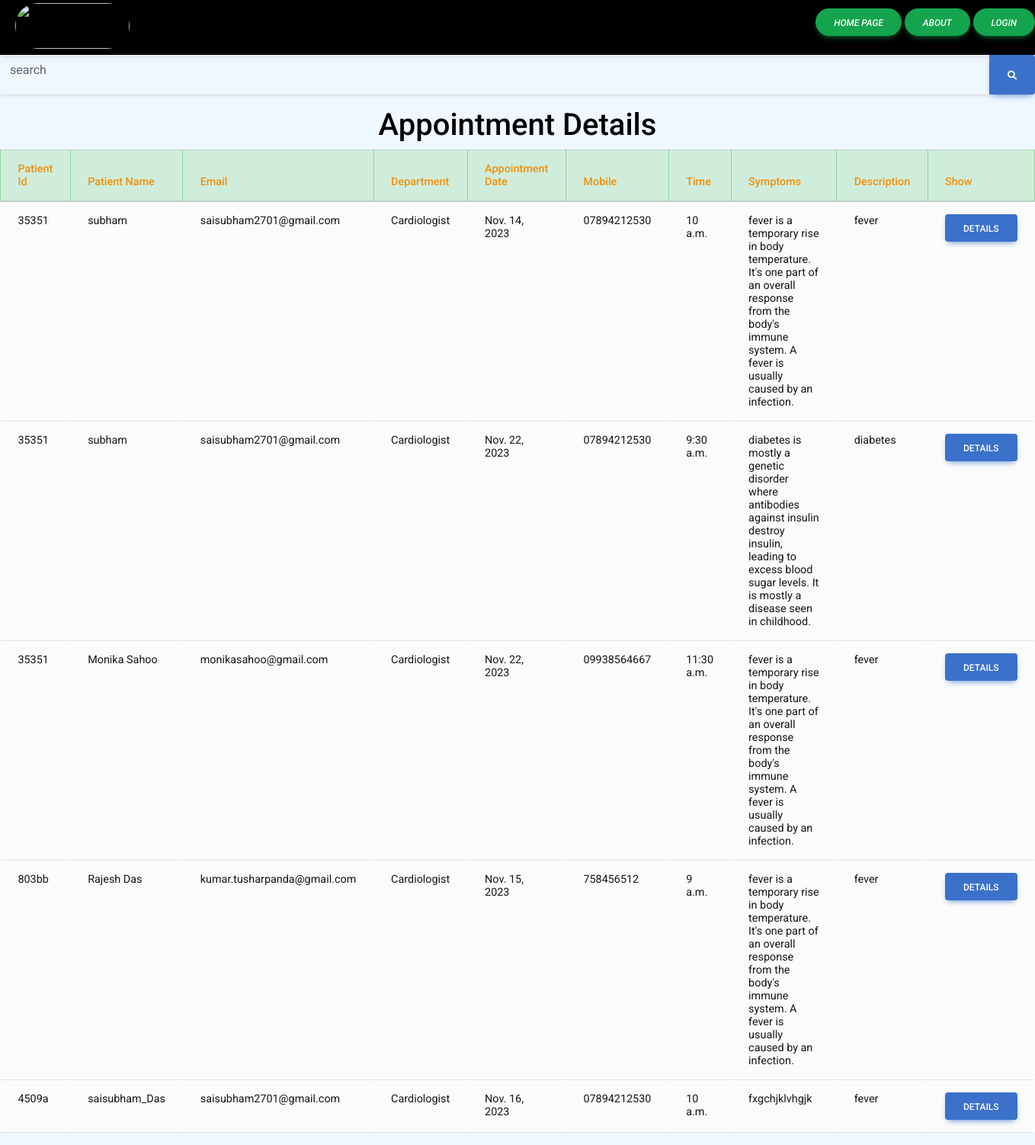
The app's page /display/ with its own data.
### app1/models.py (models this page shows)
class Appointment(models.Model):
    Patient_id=models.ForeignKey(Patient,on_delete=models.CASCADE)
    Doctor_id= models.ForeignKey(Doctor,on_delete=models.CASCADE)
    PatientName=models.CharField(max_length=40,null=True)
    Emailaddress=models.EmailField()
    Gender=models.CharField(max_length=100)
    Department= models.CharField(max_length=100)
    Date=models.DateField(auto_now=True)
    Time=models.TimeField()
    Patientmobile = models.CharField(max_length=20,null=True)
    AppointmentDate=models.DateField()
    Symptoms = models.CharField(max_length=100,null=True)
    Description=models.TextField(max_length=500)

class Patient(models.Model):
    Patient_id=models.CharField(max_length=6,primary_key=True, default=generate_short_uuid)
    username=models.CharField(max_length=100)
    Gender=models.CharField(max_length=50,choices=Gender,default='Male')
    Profile_pic= models.ImageField(upload_to='profile_pic/PatientProfilePic/',null=True,blank=True)
    Address = models.CharField(max_length=40)
    Mobile = models.CharField(max_length=20,null=True)
    Status=models.BooleanField(default=True)
    def __str__(self):
        return self.Patient_id

### app1/views.py (the view)
# urls.py: path('display/',Display,name='Display'),
def Display(request):
    if request.method=='GET':
        Patient_id=request.GET.get('Patient_id')
        print(Patient_id)
        if Patient_id:
            data1 = Appointment.objects.filter(Patient_id=Patient_id)
        else:
            data1 = Appointment.objects.all()
    else:
        data1 = Appointment.objects.all()
    d = {'data1': data1}
    return render(request, 'Display.html', d)

### templates/Display.html (shortened to what this page needs)
{% extends 'pat_dummy2.html' %}
{% block body_block %}
<!DOCTYPE html>
<html lang="en">
<head>
</head>
<body style="background: aliceblue;" >
	<div >
		<form method="GET" action="{% url 'Display' %}">
		<div class="input-group">
			<div class="form-outline">
			<input type="text" id="text"  name="Patient_id" class="form-control" />
			<label class="form-label" for="form1">search</label>
			</div>
			<button type="submit" class="btn btn-primary">
			<i class="fas fa-search"></i>
			</button>
		</div>
		</form>
	</div>
	<div class="table">
		<table class="table table-hover table-bordered"  >
			<center><h1 style="color: black;">Appointment Details</h1></center>
			<thead class="table-success" style="color: black;">
				<tr style="color: rgb(239, 145, 13);">
					<th scope="col">Patient Id</th>
					<th scope="col">Patient Name</th>
					<th scope="col">Email</th>
					<th scope="col">Department</th>
					<th scope="col">Appointment Date</th>
					<th scope="col">Mobile</th>
					<th scope="col">Time</th>
					<th scope="col">Symptoms</th>
					<th scope="col">Description</th>
					<th scope="col">Show</th>
				</tr>
			</thead>
			<tbody class="table-light" style="color: rgb(22, 23, 23);">
				{% for i in data1 %}
				<tr>
					<td>{{ i.Patient_id }}</td>
					<td>{{ i.PatientName }}</td>
					<td>{{ i.Emailaddress}}</td>
					<td>{{i.Department}}</td>
					<td>{{i.AppointmentDate}}</td>
					<td>{{i.Patientmobile}}</td>
					<td>{{i.Time}}</td>
					<td>{{i.Description}}</td>
					<td>{{i.Symptoms}}</td>
					<td><a href="{% url 'display' i.id %}"class="btn btn-primary">Details</a></td>
				</tr>
				{% endfor %}
			</tbody>
		</table>
	</div>
</body>
</html>
{% endblock %}

### templates/pat_dummy2.html (shortened to what this page needs)
{% load static %}
<head>
    <link rel="stylesheet" href="https://cdn.jsdelivr.net/npm/bootstrap@4.6.2/dist/css/bootstrap.min.css">
    <link rel="stylesheet" href="https://cdnjs.cloudflare.com/ajax/libs/font-awesome/6.4.0/css/all.min.css" />
    <link
        href="https://cdnjs.cloudflare.com/ajax/libs/font-awesome/6.0.0/css/all.min.css"
    rel="stylesheet"
    />
    <link
    href="https://cdnjs.cloudflare.com/ajax/libs/font-awesome/6.0.0/css/all.min.css"
    rel="stylesheet"
    />
    <link
    href="https://cdnjs.cloudflare.com/ajax/libs/mdb-ui-kit/6.4.1/mdb.min.css"
    rel="stylesheet"/>
</head>
<body >
    <header>
        <div class="navbar" >
            <img src="https://genymedium.com/geny-app/geny-data/uploads/2017/12/APOLLO-HOSPITALS-LOGO-1536x804.jpg" class="logo">
            {% if user.is_authenticated %}
            <ul>
                <li><a href="{% url 'Pat_home' %}" class="btn btn-success btn-rounded"><i >Home Page</i></a>
                <a href="{% url 'Diagnosis_display' %}" class="btn btn-success btn-rounded"><i>Diagnosis</i></a>
               <a href="{% url 'Prescription_display' %}" class="btn btn-success btn-rounded"><i>Prescription</i></a>
                <div class="dropdown">
                <button onclick="myFunction()" class="dropbtn">Appointment</button>
                <div id="myDropdown" class="dropdown-content">
                    <a href="{% url 'Doc_id' %}">Cardiologist</a>
                    <a href="{% url 'Doc_id1' %}">Dermatologists</a>
                </div>
                </div>
                <a href="{% url 'Madical_record' %}" class="btn btn-success btn-rounded"><i>Medical History</i></a>
                <a href="{% url 'Display' %}"  class="btn btn-success btn-rounded"><i>Display</i></a>
                <a href="{% url 'Pat_user_logout' %}" class="btn btn-success btn-rounded"><i>logout</i></a></li>
            </ul>
            {% else %}
            <ul>
                <li><a href="{% url 'hospital' %}" class="btn btn-success btn-rounded"><i>Home Page</i></a>
                <a href=""  class="btn btn-success btn-rounded"><i>About</i></a>
                <a href="{% url 'Pat_user_login' %}"  class="btn btn-success btn-rounded"><i>login</i></a></li>
            </ul>
            {% endif %}
            </div>
    </header>
    {% block body_block %}
    {% endblock %}
</body>
</html>

### templates/pat_dummy2.html (style rules this page uses)
body { display: flex; flex-direction: column; color: rgb(19, 17, 14); background-image:url('https://d2gg9evh47fn9z.cloudfront.net/1600px_COLOURBOX58552827.jpg'); }
.logo { width: 150px; height: 60px; margin-top:-5px; margin-left: 20px; border-radius: 80px; }
header { background: black; }
.navbar ul li { list-style-type: none; display: inline-block; position: relative; color: #444; }

### templates/Display.html (style rules this page uses)
.form-outline { border: 1px solid #f2f3f4; border-radius: 0.25rem; padding: 0.375rem 0.75rem; width: 950%; margin: 0; box-shadow: 0 2px 4px rgba(0, 0, 0, 0.1); }
body { height: 100%; }

### records on screen
Appointment: Patient_id "35351", PatientName "subham", Emailaddress "saisubham2701@gmail.com", Department "Cardiologist", AppointmentDate "Nov. 14, 2023", Patientmobile "07894212530", Time "10 a.m.", Description "fever is a temporary rise in body temperature. It's one part of an overall response from the body's immune system. A fever is usually caused by an infection.", Symptoms "fever"
Appointment: Patient_id "35351", PatientName "subham", Emailaddress "saisubham2701@gmail.com", Department "Cardiologist", AppointmentDate "Nov. 22, 2023", Patientmobile "07894212530", Time "9:30 a.m.", Description "diabetes is mostly a genetic disorder where antibodies against insulin destroy insulin, leading to excess blood sugar levels. It is mostly a disease seen in childhood.", Symptoms "diabetes"
Appointment: Patient_id "35351", PatientName "Monika Sahoo", Emailaddress "monikasahoo@gmail.com", Department "Cardiologist", AppointmentDate "Nov. 22, 2023", Patientmobile "09938564667", Time "11:30 a.m.", Description "fever is a temporary rise in body temperature. It's one part of an overall response from the body's immune system. A fever is usually caused by an infection.", Symptoms "fever"
Appointment: Patient_id "803bb", PatientName "Rajesh Das", Emailaddress "kumar.tusharpanda@gmail.com", Department "Cardiologist", AppointmentDate "Nov. 15, 2023", Patientmobile "758456512", Time "9 a.m.", Description "fever is a temporary rise in body temperature. It's one part of an overall response from the body's immune system. A fever is usually caused by an infection.", Symptoms "fever"
Appointment: Patient_id "4509a", PatientName "saisubham_Das", Emailaddress "saisubham2701@gmail.com", Department "Cardiologist", AppointmentDate "Nov. 16, 2023", Patientmobile "07894212530", Time "10 a.m.", Description "fxgchjklvhgjk", Symptoms "fever"
